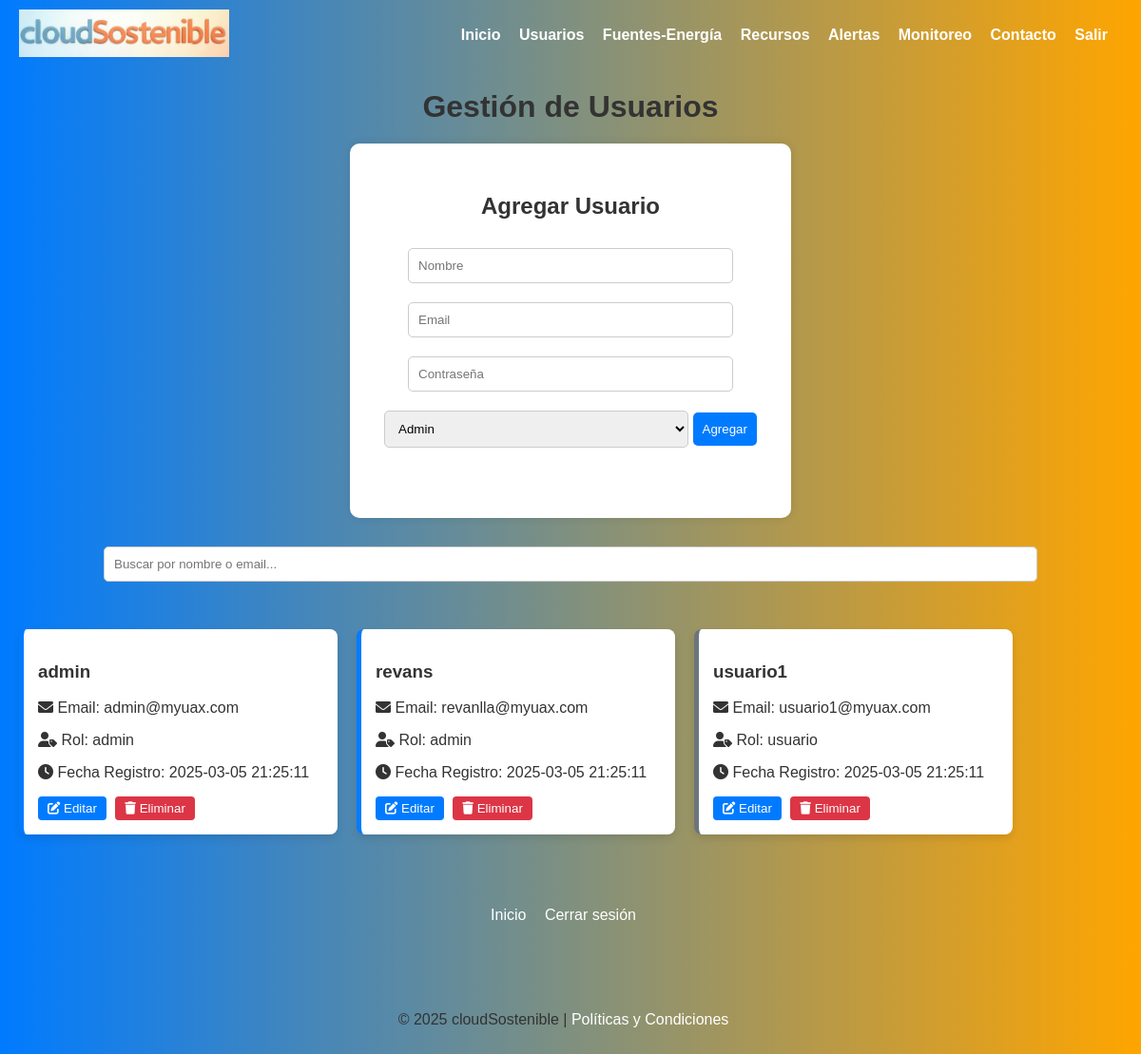
/cloudSostenible/usuarios.php (signed in), run on the app's committed database.
### tables this page shows
CREATE TABLE `usuario` (
  `iduser` int NOT NULL,
  `nombre` varchar(100) NOT NULL,
  `email` varchar(100) NOT NULL,
  `password` varchar(255) NOT NULL,
  `rol` enum('admin','usuario') NOT NULL,
  `fecha_registro` timestamp NULL DEFAULT CURRENT_TIMESTAMP,
  `terms_accepted` tinyint(1) DEFAULT '0'
);

### cloudSostenible/usuarios.php (the view, shortened to what this page needs)
<?php
require_once 'db_connect.php';
function getUsuarios($pdo) {
    $stmt = $pdo->query("SELECT * FROM usuario");
    return $stmt->fetchAll(PDO::FETCH_ASSOC);
}
$is_admin = $_SESSION['rol'] === 'admin';
$usuarios = $is_admin ? getUsuarios($pdo) : [];
?>
<!DOCTYPE html>
<html lang="es">
<head>
    <link rel="stylesheet" href="css/styles.css">
    <link rel="stylesheet" href="css/users.css">
    <link rel="stylesheet" href="https://cdnjs.cloudflare.com/ajax/libs/font-awesome/6.0.0-beta3/css/all.min.css">
</head>
<body>
    <header>
        <div class="logo">
            <a href="index.php"><img src="assets/cloudSostenible.png" alt="Logo cloudSostenible"></a>
        </div>
        <nav>
            <a href="index.php">Inicio</a>
            <a href="usuarios.php">Usuarios</a>
            <a href="fuentes.php">Fuentes-Energía</a>
            <a href="recursos.php">Recursos</a>
            <a href="alertas.php">Alertas</a>
            <a href="http://192.168.23.132:3000/d/fegfwr5rur8xse/panel-cloudsostenible?orgId=1&from=now-30m&to=now&timezone=browser&refresh=10s" target="_blank">Monitoreo</a>
            <a href="contacto.php">Contacto</a>
            <a href="logout.php">Salir</a>
        </nav>
    </header>
    <h1>Gestión de Usuarios</h1>
    <?php if ($is_admin): ?>
        <div class="form-container">
            <form method="POST">
                <h2>Agregar Usuario</h2>
                <input type="text" name="nombre" placeholder="Nombre" required>
                <input type="email" name="email" placeholder="Email" required>
                <input type="password" name="password" placeholder="Contraseña" required>
                <select name="rol" required>
                    <option value="admin">Admin</option>
                </select>
                <button type="submit" name="add">Agregar</button>
            </form>
        </div>
        <div class="search-container">
            <input type="text" id="search" class="search-bar" placeholder="Buscar por nombre o email...">
        </div>
        <div class="card-container" id="users-list">
            <?php foreach ($usuarios as $usuario): ?>
                <div class="card <?php echo $usuario['rol'] === 'admin' ? 'rol-admin' : 'rol-usuario'; ?>" data-id="<?php echo $usuario['iduser']; ?>">
                    <div class="info">
                        <h3><?php echo htmlspecialchars($usuario['nombre']); ?></h3>
                        <p><i class="fas fa-envelope"></i> Email: <?php echo htmlspecialchars($usuario['email']); ?></p>
                        <p><i class="fas fa-user-tag"></i> Rol: <?php echo htmlspecialchars($usuario['rol']); ?></p>
                        <p><i class="fas fa-clock"></i> Fecha Registro: <?php echo htmlspecialchars($usuario['fecha_registro']); ?></p>
                    </div>
                    <div class="actions">
                        <button class="edit-btn"><i class="fas fa-edit"></i> Editar</button>
                        <button class="delete-btn" data-id="<?php echo $usuario['iduser']; ?>"><i class="fas fa-trash"></i> Eliminar</button>
                    </div>
                </div>
            <?php endforeach; ?>
        </div>
    <?php else: ?>
        <p>No tienes permisos para gestionar usuarios.</p>
    <?php endif; ?><br/>
    <br/>
    <div class="cierre">
        <a href="index.php">Inicio</a>
        <a href="logout.php">Cerrar sesión</a>
    </div>
    <br/>
    <br/>
    <footer>
        <p>&copy; 2025 cloudSostenible | <a href="politicas.php">Políticas y Condiciones</a></p>
    </footer>
</body>
</html>

### cloudSostenible/css/styles.css (style rules this page uses)
body { font-family: Arial, sans-serif; margin: 0; padding: 0; background: linear-gradient(to right, #007BFF, #FFA500); color: #333; }
header { background: linear-gradient(to right, #007BFF, #FFA500); color: white; padding: 10px 20px; display: flex; justify-content: space-between; align-items: center; }
header a { text-shadow:rgba(0, 0, 0, 0.1); font-weight: 700; }
header .logo img { height: 50px; color: white; }
h1 { text-align: center; margin: 20px 0; color:#333 }
.cierre { display: block; text-align: center; margin: 20px 0; text-decoration: none; }
.form-container { background: white; border-radius: 10px; box-shadow: 0 0 10px rgba(0, 0, 0, 0.1); text-align: center; width: 400px; min-height: 330px; padding: 2rem; margin: auto; }
input[type="text"], input[type="email"], input[type="password"], select { padding: 10px; margin: 10px 0; width: 80%; border: 1px solid #ccc; border-radius: 5px; }
button { padding: 5px 15px; background-color: #007BFF; color: white; padding: 10px; border: none; border-radius: 5px; cursor: pointer; }
a { color: white; text-decoration: none; margin-right: 15px; }
footer { font-family: Arial, sans-serif; margin: 0; padding: 20px; text-align: center; color: #333; }

### cloudSostenible/css/users.css (style rules this page uses)
.card-container { display: flex; flex-wrap: wrap; gap: 20px; padding: 20px; }
.card { background: #fff; border-radius: 8px; box-shadow: 0 4px 8px rgba(0, 0, 0, 0.1); padding: 15px; width: 300px; transition: transform 0.3s; }
.card .info { margin-bottom: 10px; }
.card .actions { margin-top: 10px; }
.search-container { display: flex; justify-content: center; margin: 20px 0; }
.search-bar { padding: 10px; width: 50%; border: 1px solid #ccc; border-radius: 8px; }
.rol-admin { border-left: 5px solid #007bff; }
.rol-usuario { border-left: 5px solid #6c757d; }
.save-btn, .edit-btn, .delete-btn { padding: 5px 10px; margin-right: 5px; border: none; border-radius: 4px; cursor: pointer; }
.edit-btn { background: #007bff; color: white; }
.delete-btn { background: #dc3545; color: white; }

### data on the page
usuario: nombre "admin", email "admin@myuax.com", rol "admin", fecha_registro "2025-03-05 21:25:11"
usuario: nombre "revans", email "revanlla@myuax.com", rol "admin", fecha_registro "2025-03-05 21:25:11"
usuario: nombre "usuario1", email "usuario1@myuax.com", rol "usuario", fecha_registro "2025-03-05 21:25:11"
